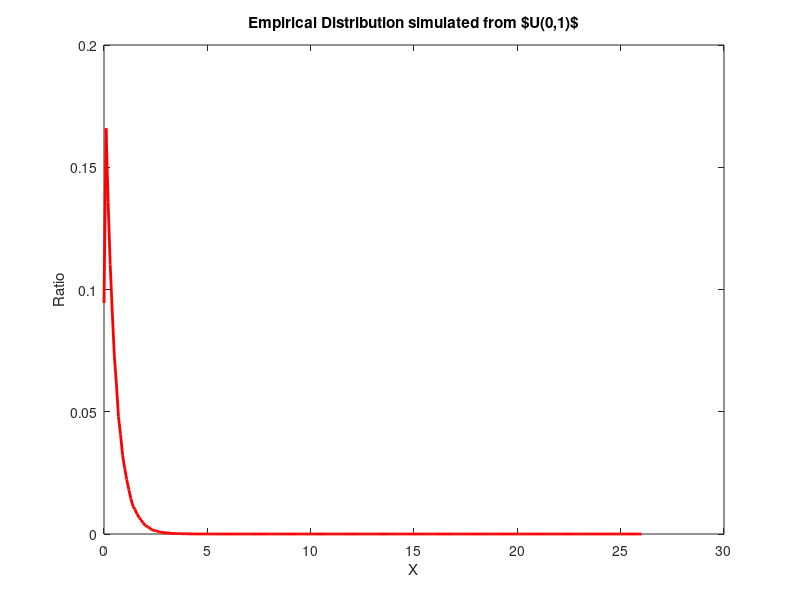

The MATLAB script that drew this image:
%% Lab 4, Chapter 6 - Simulation. (Due on 09:00 PM, Mar 13, 2015)
% Random number generator is based on the simulation theory.
% Simulation is to accosiate two distributions, specifically speaking,
% associate the probability of two events defined on two random variables X and Y.
% X, Y can be either discrete, or continuouse.

%% Generate random numbers for random variable $X\sim Bin(3, 0.5)$ 
%% 
% *A. Generate 10000 numbers directly from binornd() function*
numOfPoints = 10^5;
n = 3;
p = 0.5;
xs = binornd(n, 0.5, [1, numOfPoints]); 
max(xs);
min(xs);

%%
% Now let's draw the empirical distribution of the random numbers.
% Let's count the number of random numbers we get for values {0, 1, 2, 3}, respectively.
valueCounts = hist(xs, 0:1:3);
valueRatios = valueCounts / numOfPoints;
plot(0:1:3, valueRatios,'r.', 'MarkerSize', 40);
title('Empirical Distribution');
xlabel('X');
ylabel('Ratio');

%% 
% *B. Generate 10000 binormial numbers by simulation using $U\sim U(0,1)$ distribution.*
% According to the table of Homework Q1.
%%
% $P(X = 0) = P(0 \leq U < 1/8) = 1/8, P(X = 1) = P(1/8 \leq U < 4/8) =
% 3/8$, 
%%
% $P(X = 2) = P(4/8 \leq U < 7/8) = 3/8, P(X = 3) = P(7/8 \leq U < 1) = 1/8$.
% So the code would be, 
%%
% 1) if we get a random number u within [0, 1/8), we assume we get the a 0 for X, 
%%
% 2) else if we get a random number u within [1/8, 4/8), we assume we get a 1 for X, 
%%
% 3) else if we get a random number u within [4/8, 7/8), we assume we get a 2 for X, 
%%
% 4) else if we get a random number u within [7/8,1) we assume we get a 3 for X. 

xs_simulated = [];
us = unifrnd(0,1, [1,numOfPoints]);
for i = 1:numOfPoints
    u = us(i);
    if( u >= 0 && u < 1/8)
        x = 0;
    elseif( u >= 1/8 && u < 4/8 )
        x = 1;
    elseif( u >= 4/8 && u < 7/8 )
        x = 2;
    elseif( u>= 7/8 && u < 1 )
        x = 3;
    end
    xs_simulated(i) = x;
end

%%
% Plot the empirical distribution for xs_simulated
valueCounts = hist(xs_simulated, 0:3);
valueRatios = valueCounts / numOfPoints;
plot(0:3, valueRatios,'r.', 'MarkerSize', 40);
title('Empirical Distribution simulated from $U(0,1)');
xlabel('X');
ylabel('Ratio');

%% Generate random numbers for random variable $X \sim Exp(2)$
% *A. Generate 10000 numbers directly from exprnd() function*
numOfPoints = 10^5;
lambda = 2;
xs = exprnd(1/lambda, [1, numOfPoints]);  % Pay attention exprnd() takes a parameter mu, which is 1/lambda.
max(xs);
min(xs);

%%
% Now we can draw the empirical distribution for xs.
% Since xs can be [0, infinity), we will set the stepsize a little smaller,
% but not too small.
valueCounts = hist(xs, 0:0.1:26);
valueRatios = valueCounts / numOfPoints;
plot(0:0.1:26, valueRatios,'r-','LineWidth', 2);
title('Empirical Distribution');
xlabel('X');
ylabel('Ratio');

% *B. Generate 10000 numbers by simulation using $U\sim U(0,1)$ distribution.*
%% 
% According to the formula in Homework 5 Q3. The simulation rule is:
%%
% $x = -\frac{1}{2}ln(1-u)$. So the pseducode shall be:
%%
% For any random number u we get, let $~~~x = -\frac{1}{2}ln(1-u)$.
xs_simulated = [];
us = unifrnd(0,1, [1,numOfPoints]);
for i = 1:numOfPoints
    u = us(i);
    x = -1/2 * log(1 - u);
    xs_simulated(i) = x;
end
valueCounts = hist(xs_simulated, 0:0.1:26);
valueRatios = valueCounts / numOfPoints;
plot(0:0.1:26, valueRatios,'r-','LineWidth', 2);
title('Empirical Distribution simulated from $U(0,1)$');
xlabel('X');
ylabel('Ratio');


%% Assignments
% *Question1* . Generate 100000 random numbers for $X \sim Geo(0.5)$
% distribution.
%%
% a). Generate using Matlab built-in function
% <http://www.mathworks.com/help/stats/geornd.html geornd()>.
%%
% b). Generate by simulation using $U \sim U(0,1)$ distribution.
%%
% c). Draw the empirical distribution for the numbers generated from a) or b). Do they look similar?
%%
% *Question2* . Generate 100000 random numbers for $X \sim Par(3)$ distribution.
%%
% a). Generate using Matlab built-in function <http://www.mathworks.com/help/stats/gprnd.html gprnd()> . (Hint: To get
% Par(3), with $\alpha = 3$. You need to set the $k = 1/\alpha, sigma= 1/\alpha, theta = 1$.)
%%
% b). Generate by simulation using $U \sim U(0,1)$ distribution.
%%
% c). Draw the empirical distribution for the numbers generated from a) or
% b). Do they look similar?

%%
% Submission: Put all of your code, figures, writeups in a single document with .doc or .docx or .pdf format. Submit the document through blackboard. Attention, .txt format is not acceptable.